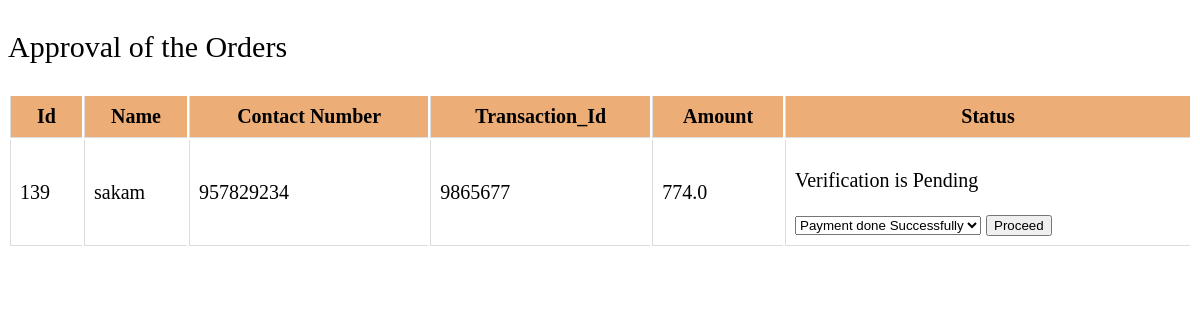
Page /payment_approval (signed in) on the committed database.
### ordering/models.py (models this page shows)
class Order(models.Model):
    STATUS_CHOICES=(('Payment transaction-id not submitted', 'Payment transaction-id not submitted'),
                    ('Payment verification pending','Payment verification pending'),
                    ('Payment not received','Payment not received'),
                    ('Payment verification done','Payment verification done'),
                    ('Delivered','Delivered'),)
    order_details=models.JSONField(max_length=1000)
    user= models.ForeignKey(User, on_delete=models.CASCADE)
    status=models.CharField(max_length=100, choices=STATUS_CHOICES,default='Payment verification pending')
    transaction_id=models.CharField(max_length=200, blank=True)
    cost=models.FloatField(default=0)
    address=models.TextField(max_length=400, blank=True, null=True)

### users/models.py (models this page shows)
class User(AbstractUser):
    phone_number=models.CharField(max_length=20)

### ordering/views.py (the view)
# urls.py: path('payment_approval', payment_approvalv, name="Payment_approval"),
@login_required
def payment_approvalv(request):
    if request.method=='POST':
        order_id=request.POST['order_id']
        order=Order.objects.get(id=order_id)
        order.status='Payment verification done'
        order.save()
    orders=Order.objects.filter(status='Payment verification pending')
    return render(request, 'canteen_approval.html',{'orders':orders})

### ordering/templates/canteen_approval.html (shortened to what this page needs)
{% load static %}
<!DOCTYPE html>
<html>
    <head>
        <link rel="stylesheet" href="{% static 'approval.css' %}">
    </head>
    <body>
        <p class="approve">Approval of the Orders</p>
        <table style="width:100%">
            <tr style="background-color: #ecad76;">
                <th>Id</th>
                <th>Name</th>
                <th>Contact Number</th>
                <th>Transaction_Id</th>
                <th>Amount</th>
                <th>Status</th>
            </tr>
            {% for order in orders %}
            <form method="post" action="">
                <tr >
                    <td>{{order.id}}</td>
                    <td>{{order.user}}</td>
                    <td>{{order.user.phone_number}}</td>
                    <td>{{order.transaction_id}}</td>
                    <td>{{order.cost}}</td>
                    <td>
                            <p>Verification is Pending</p>
                            <select class="mySelect">
                                <option name="verify_status" value="Verified">Payment done Successfully</option>
                            </select>
                            <button type="submit" class="proceed" >Proceed</button>
                    </td>
                </tr>
            </form>
            {% endfor %}
        </table>
    </body>
</html>

### static/approval.css (style rules this page uses)
.approve { font-size: 30px; }
th,td { padding:9px; font-size: 20px; border-bottom: 1px solid #ddd; border-left: 1px solid #ddd; }

### rows in the picture
Order: id "139", user "sakam", user.phone_number "957829234", transaction_id "9865677", cost "774.0"
